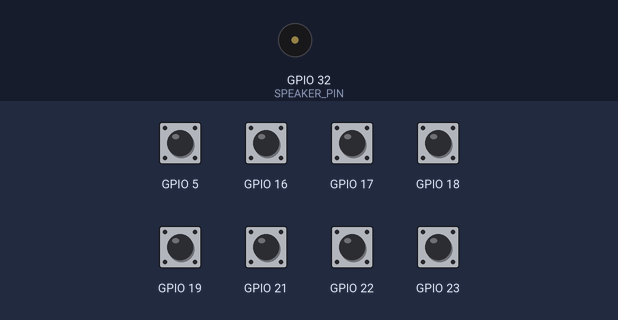
Bench run of a sketch on a simulated ESP32. On the bench: buzzer (waves = sounding). The test bench sets the inputs (shaded band); at power-on: GPIO 5, GPIO 16–19, GPIO 21–23 HIGH. What the sketch prints to the serial monitor is not drawn.

Above: at 5.5 s.
5.6 s: GPIO 5 pulled LOW for 0.15 s
At 5.83 s:
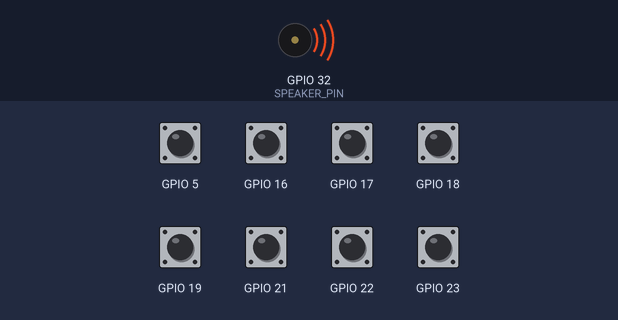
7.2 s: GPIO 16 pulled LOW for 0.15 s
At 8.3 s:
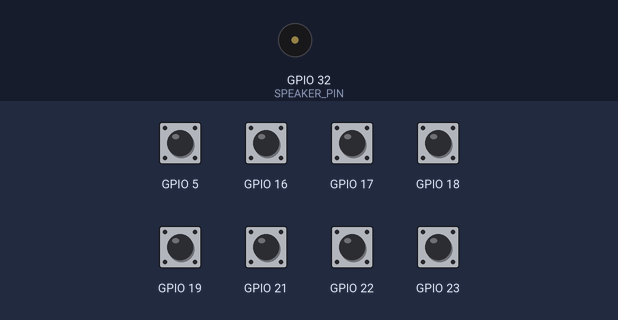
8.8 s: GPIO 17 pulled LOW for 0.15 s
At 9.03 s:
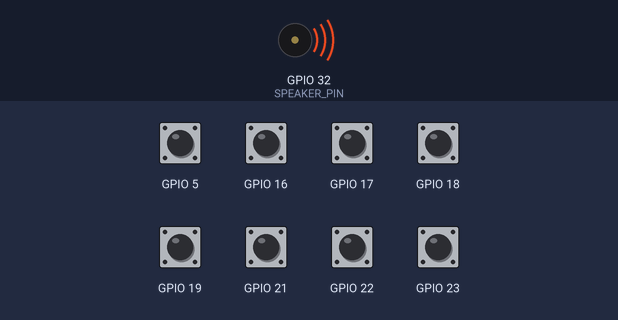
10.4 s: GPIO 18 pulled LOW for 0.15 s
At 11.7 s:
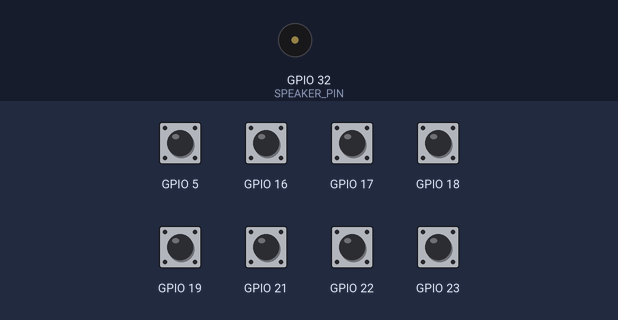
12.0 s: GPIO 19 pulled LOW for 0.15 s
At 12.23 s:
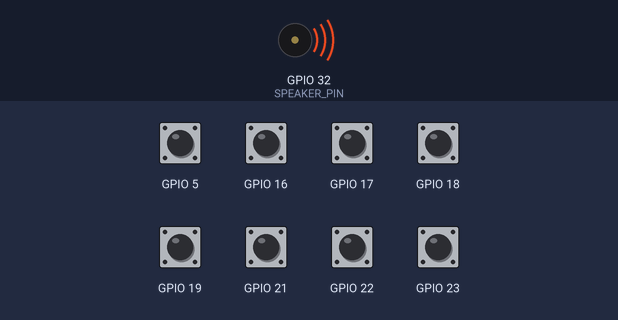
13.6 s: GPIO 21 pulled LOW for 0.15 s
At 14.3 s:
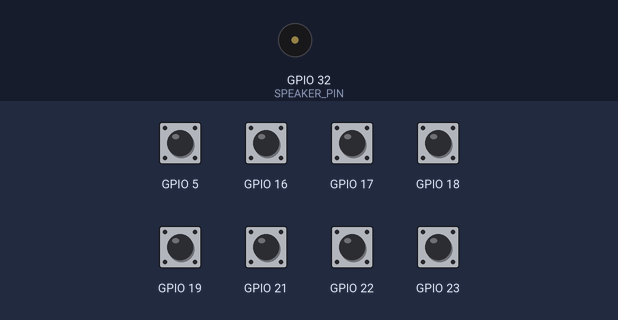
Timing chart, 0 to 16.2 s (numbered marks = the images above; inputs shaded):
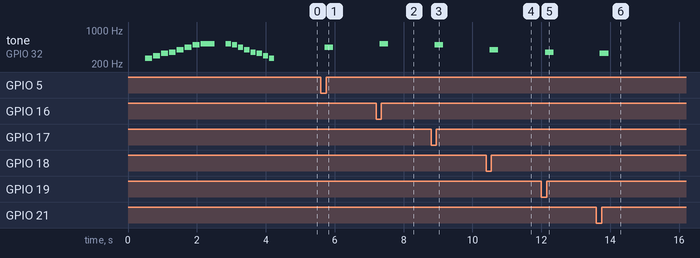

Measured:
- after the input at 5.6 s, tone on GPIO 32 (SPEAKER_PIN): silent → 440 Hz after 0.11 s, → silent 0.25 s later
- after the input at 7.2 s, tone on GPIO 32 (SPEAKER_PIN): silent → 523 Hz after 0.10 s, → silent 0.25 s later
- after the input at 8.8 s, tone on GPIO 32 (SPEAKER_PIN): silent → 494 Hz after 0.11 s, → silent 0.25 s later
- after the input at 10.4 s, tone on GPIO 32 (SPEAKER_PIN): silent → 392 Hz after 0.10 s, → silent 0.25 s later
- after the input at 12.0 s, tone on GPIO 32 (SPEAKER_PIN): silent → 349 Hz after 0.11 s, → silent 0.25 s later
- after the input at 13.6 s, tone on GPIO 32 (SPEAKER_PIN): silent → 330 Hz after 0.10 s, → silent 0.25 s later

The sketch:

rubiks.ino
```cpp
/*
 * Rubik's Cube Movement Detector with Audio Feedback
 * Reads A3144 Hall Effect Sensors and plays musical notes (Sa Re Ga Ma Pa Dha Ni Sa)
 * for different cube face movements: Left, Right, Up, Down, Front, Back, Middle-Vertical, Middle-Horizontal
 *
 * Hardware: ESP32 + 8x A3144 Hall sensors + Mini magnet speaker in cube core + LiPo battery
 * Detection: Triggers when rotation completes (magnet passes sensor)
 */

#include <Arduino.h>

// ===== PIN CONFIGURATION =====
// A3144 Hall Effect Sensor Pins (Digital Input - LOW when magnet detected)
// Using boot-safe GPIOs for reliable operation
const int SENSOR_LEFT   = 23;  // L move - Sa
const int SENSOR_RIGHT  = 22;  // R move - Re
const int SENSOR_UP     = 21;  // U move - Ga
const int SENSOR_DOWN   = 19;  // D move - Ma
const int SENSOR_FRONT  = 18;  // F move - Pa
const int SENSOR_BACK   = 5;   // B move - Dha
const int SENSOR_MIDDLE_V = 17;  // M move (vertical) - Ni
const int SENSOR_MIDDLE_H = 16;  // E move (horizontal) - Sa (high)

// Speaker Pin (PWM capable)
const int SPEAKER_PIN = 32;

// PWM Configuration
const int PWM_CHANNEL = 0;
const int PWM_RESOLUTION = 8;

// ===== MUSICAL NOTES (Indian Sargam in Hz) =====
// Using middle octave (Madhya Saptak)
const int NOTE_SA  = 262;  // C4 - Sa
const int NOTE_RE  = 294;  // D4 - Re
const int NOTE_GA  = 330;  // E4 - Ga
const int NOTE_MA  = 349;  // F4 - Ma
const int NOTE_PA  = 392;  // G4 - Pa
const int NOTE_DHA = 440;  // A4 - Dha
const int NOTE_NI  = 494;  // B4 - Ni
const int NOTE_SA_HIGH = 523; // C5 - Sa (upper)

// Note duration in milliseconds (optimized for mini magnet speaker)
const int NOTE_DURATION = 250;  // Shorter for quick feedback
const int NOTE_GAP = 30;        // Brief gap between notes

// ===== MOVEMENT DETECTION =====
struct SensorState {
  int pin;
  bool lastState;
  bool currentState;
  unsigned long lastDebounceTime;
  unsigned long lastTriggerTime;  // For cooldown period
  const char* name;
  int note;
};

SensorState sensors[] = {
  {SENSOR_LEFT,     HIGH, HIGH, 0, 0, "L (Left)",      NOTE_SA},
  {SENSOR_RIGHT,    HIGH, HIGH, 0, 0, "R (Right)",     NOTE_RE},
  {SENSOR_UP,       HIGH, HIGH, 0, 0, "U (Up)",        NOTE_GA},
  {SENSOR_DOWN,     HIGH, HIGH, 0, 0, "D (Down)",      NOTE_MA},
  {SENSOR_FRONT,    HIGH, HIGH, 0, 0, "F (Front)",     NOTE_PA},
  {SENSOR_BACK,     HIGH, HIGH, 0, 0, "B (Back)",      NOTE_DHA},
  {SENSOR_MIDDLE_V, HIGH, HIGH, 0, 0, "M (Mid-Vert)",  NOTE_NI},
  {SENSOR_MIDDLE_H, HIGH, HIGH, 0, 0, "E (Mid-Horiz)", NOTE_SA_HIGH}
};

const int NUM_SENSORS = sizeof(sensors) / sizeof(sensors[0]);
const unsigned long DEBOUNCE_DELAY = 100; // milliseconds (increased for rotation completion)
const unsigned long COOLDOWN_PERIOD = 500; // Prevent re-trigger during same rotation

// ===== FUNCTION DECLARATIONS =====
void playNote(int frequency, int duration);
void playStartupMelody();
void checkSensors();

void setup() {
  Serial.begin(115200);
  delay(500);
  Serial.println("\n=== Rubik's Cube Movement Detector ===");
  Serial.println("Initializing...");

  // Configure sensor pins as INPUT_PULLUP
  // A3144 outputs LOW when magnet is near, HIGH otherwise
  for (int i = 0; i < NUM_SENSORS; i++) {
    pinMode(sensors[i].pin, INPUT_PULLUP);
    sensors[i].lastState = digitalRead(sensors[i].pin);
    sensors[i].currentState = sensors[i].lastState;
  }

  // Configure PWM for speaker
  ledcSetup(PWM_CHANNEL, 1000, PWM_RESOLUTION);
  ledcAttachPin(SPEAKER_PIN, PWM_CHANNEL);

  Serial.println("Playing startup melody...");
  playStartupMelody();

  Serial.println("\n=== Ready to detect movements ===");
  Serial.println("Rotate Rubik's cube faces to trigger notes!");
  Serial.println("\nNote Mapping (Sargam Scale):");
  Serial.println("  L (Left)       -> Sa  (262 Hz)");
  Serial.println("  R (Right)      -> Re  (294 Hz)");
  Serial.println("  U (Up)         -> Ga  (330 Hz)");
  Serial.println("  D (Down)       -> Ma  (349 Hz)");
  Serial.println("  F (Front)      -> Pa  (392 Hz)");
  Serial.println("  B (Back)       -> Dha (440 Hz)");
  Serial.println("  M (Mid-Vert)   -> Ni  (494 Hz)");
  Serial.println("  E (Mid-Horiz)  -> Sa' (523 Hz)");
  Serial.println("\nPowered by LiPo battery");
  Serial.println("================================\n");
}

void loop() {
  checkSensors();
  delay(10); // Small delay to prevent excessive CPU usage
}

// ===== SENSOR CHECKING WITH DEBOUNCE =====
void checkSensors() {
  unsigned long currentTime = millis();

  for (int i = 0; i < NUM_SENSORS; i++) {
    int reading = digitalRead(sensors[i].pin);

    // Check if state changed
    if (reading != sensors[i].lastState) {
      sensors[i].lastDebounceTime = currentTime;
    }

    // If enough time has passed, consider it a valid state change
    if ((currentTime - sensors[i].lastDebounceTime) > DEBOUNCE_DELAY) {
      // If state actually changed
      if (reading != sensors[i].currentState) {
        sensors[i].currentState = reading;

        // Trigger on falling edge (magnet detected - sensor goes LOW)
        // AND check cooldown period to avoid multiple triggers per rotation
        if (sensors[i].currentState == LOW &&
            (currentTime - sensors[i].lastTriggerTime) > COOLDOWN_PERIOD) {

          Serial.print("🎵 Rotation Complete: ");
          Serial.print(sensors[i].name);
          Serial.print(" -> ");
          Serial.print(sensors[i].note);
          Serial.println(" Hz");

          playNote(sensors[i].note, NOTE_DURATION);
          sensors[i].lastTriggerTime = currentTime;
        }
      }
    }

    sensors[i].lastState = reading;
  }
}

// ===== AUDIO FUNCTIONS =====
void playNote(int frequency, int duration) {
  if (frequency > 0) {
    ledcWriteTone(PWM_CHANNEL, frequency);
    delay(duration);
  }
  ledcWriteTone(PWM_CHANNEL, 0); // Stop sound
  delay(NOTE_GAP);
}

void playStartupMelody() {
  // Play ascending scale: Sa Re Ga Ma Pa Dha Ni Sa
  int melody[] = {NOTE_SA, NOTE_RE, NOTE_GA, NOTE_MA, NOTE_PA, NOTE_DHA, NOTE_NI, NOTE_SA_HIGH};
  int durations[] = {200, 200, 200, 200, 200, 200, 200, 400};

  for (int i = 0; i < 8; i++) {
    playNote(melody[i], durations[i]);
  }

  delay(300);

  // Play descending: Sa Ni Dha Pa Ma Ga Re Sa
  for (int i = 7; i >= 0; i--) {
    playNote(melody[i], 150);
  }
}

// ===== UTILITY FUNCTIONS =====
void printSensorStates() {
  Serial.print("Sensor States: ");
  for (int i = 0; i < NUM_SENSORS; i++) {
    Serial.print(sensors[i].name);
    Serial.print("=");
    Serial.print(sensors[i].currentState == LOW ? "ACTIVE" : "idle");
    Serial.print(" ");
  }
  Serial.println();
}
```
